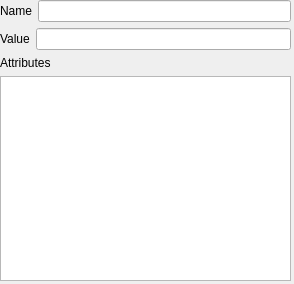
<?xml version="1.0" encoding="UTF-8"?>
<ui version="4.0">
 <class>NodeInfoWindow</class>
 <widget class="QWidget" name="NodeInfoWindow">
  <property name="geometry">
   <rect>
    <x>0</x>
    <y>0</y>
    <width>294</width>
    <height>284</height>
   </rect>
  </property>
  <property name="windowTitle">
   <string>Form</string>
  </property>
  <widget class="QWidget" name="">
   <property name="geometry">
    <rect>
     <x>0</x>
     <y>0</y>
     <width>291</width>
     <height>281</height>
    </rect>
   </property>
   <layout class="QVBoxLayout" name="verticalLayout_3">
    <item>
     <layout class="QHBoxLayout" name="horizontalLayout">
      <item>
       <widget class="QLabel" name="labelName">
        <property name="text">
         <string>Name</string>
        </property>
       </widget>
      </item>
      <item>
       <widget class="QLineEdit" name="lineEditName"/>
      </item>
     </layout>
    </item>
    <item>
     <layout class="QVBoxLayout" name="verticalLayout_2">
      <item>
       <layout class="QHBoxLayout" name="horizontalLayout_2">
        <item>
         <widget class="QLabel" name="labelValue">
          <property name="text">
           <string>Value</string>
          </property>
         </widget>
        </item>
        <item>
         <widget class="QLineEdit" name="lineEditValue"/>
        </item>
       </layout>
      </item>
      <item>
       <layout class="QVBoxLayout" name="verticalLayout">
        <item>
         <widget class="QLabel" name="labelAttribute">
          <property name="text">
           <string>Attributes</string>
          </property>
         </widget>
        </item>
        <item>
         <widget class="QTableView" name="tableView"/>
        </item>
       </layout>
      </item>
     </layout>
    </item>
   </layout>
  </widget>
 </widget>
 <resources/>
 <connections/>
</ui>
